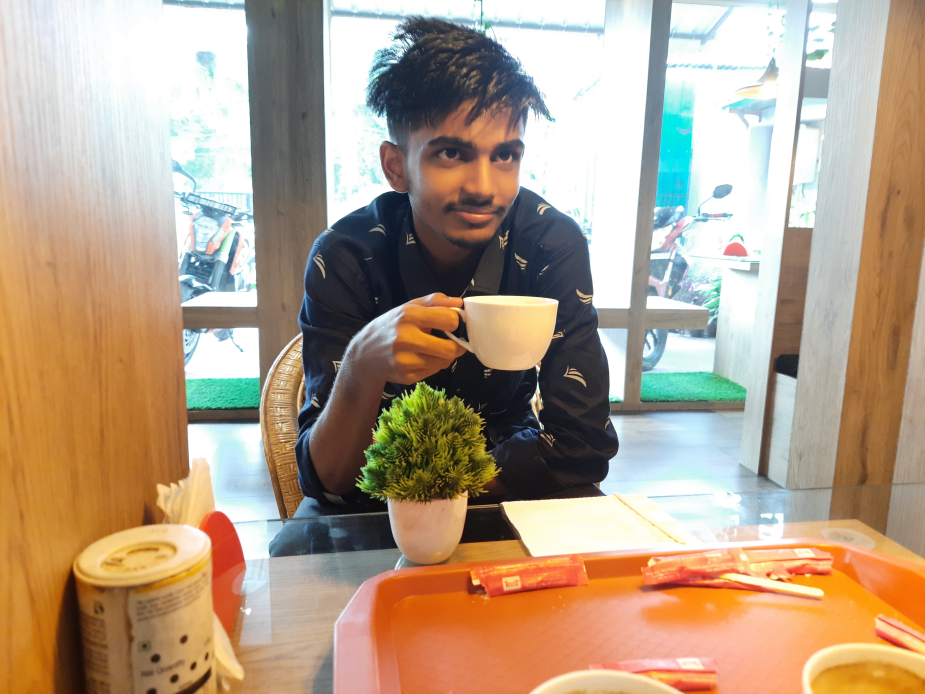
#> input picture Computer Vision/photo.jpg, 4624 x 3468 px, found by its file name (shown at 1/5 size)
$ python intensity_tranform.py
#> lines starting #> are read from the running program, lines starting #| are printed output that depends on the picture; after the words box and inside, x2 and y2 are one past the last pixel; in counts of white or black regions, pixels touching at a corner belong together
import os
import cv2
import numpy as np

# (Keep your transformation functions here: negative_transform, log_transform, etc.)


def negative_transform(image: np.ndarray) -> np.ndarray:
  return 255 - image.copy()


def log_transform(image: np.ndarray) -> np.ndarray:
  img_float = image.astype(np.float32)
  c = 255.0 / np.log(1.0 + np.max(img_float))
  log_img = c * np.log(1.0 + img_float)
  return np.clip(log_img, 0, 255).astype(np.uint8)


def power_law_transform(image: np.ndarray, gamma: float = 1.5) -> np.ndarray:
  img_float = image.astype(np.float32) / 255.0
  gamma_img = np.power(img_float, gamma) * 255.0
  return np.clip(gamma_img, 0, 255).astype(np.uint8)


def contrast_stretching(image: np.ndarray) -> np.ndarray:
  r_min = np.min(image)
  r_max = np.max(image)
  if r_max == r_min:
    return image.copy()
  stretched = (image.astype(np.float32) - r_min) * (255.0 / (r_max - r_min))
  return np.clip(stretched, 0, 255).astype(np.uint8)


def thresholding(image: np.ndarray, thresh: int = 127) -> np.ndarray:
  return np.where(image > thresh, 255, 0).astype(np.uint8)


def histogram_equalization(image: np.ndarray) -> np.ndarray:
  hist = np.zeros(256, dtype=int)
  for row in image:
    for val in row:
      hist[val] += 1
  cdf = hist.cumsum()
  cdf_min = cdf[cdf > 0][0]
  total_pixels = image.shape[0] * image.shape[1]
  lut = np.zeros(256, dtype=np.uint8)
  for i in range(256):
    if total_pixels - cdf_min == 0:
      lut[i] = i
    else:
      val = ((cdf[i] - cdf_min) / (total_pixels - cdf_min)) * 255.0
      lut[i] = np.clip(round(val), 0, 255)
  return lut[image]


if __name__ == "__main__":
  # 1. Define the output folder name
  output_folder = "outputs"

  # 2. Create the folder automatically if it doesn't exist
  os.makedirs(output_folder, exist_ok=True)

  image = cv2.imread("photo.jpg")
#> image is the input picture: shape (3468, 4624, 3); mean B, G, R 137, 159.1, 179.8

  if image is None:
    print("Error: Could not load image. Check file path.")
  else:
    gray = cv2.cvtColor(image, cv2.COLOR_BGR2GRAY)
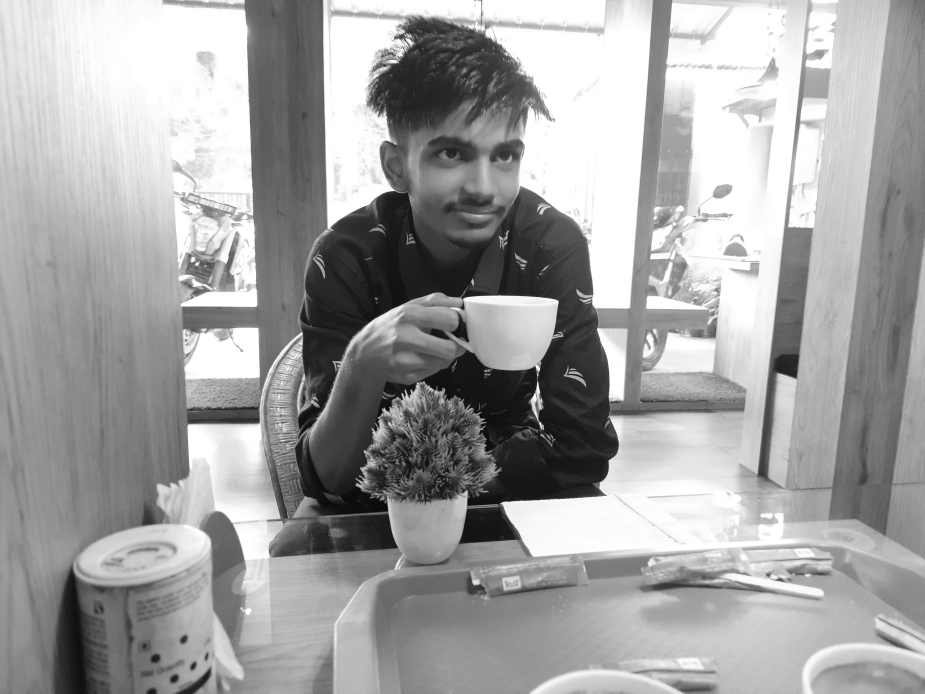
#> gray: shape (3468, 4624) (shown at 1/5 size); min 0, max 255, mean 162.8
    resized_gray = cv2.resize(gray, (600, 450))
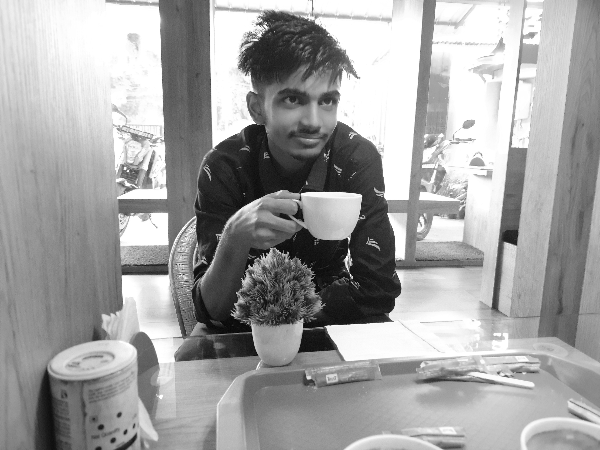
#> resized_gray: shape (450, 600); min 3, max 255, mean 162.7

    # Apply transformations
    neg = negative_transform(resized_gray)
#> in negative_transform, `return 255 - image.copy()`:
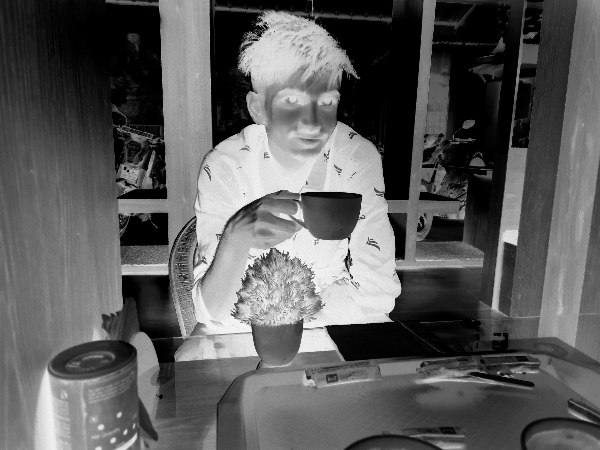
#> returned value: shape (450, 600); min 0, max 252, mean 92.3
    log_img = log_transform(resized_gray)
#> in log_transform, `c = 255.0 / np.log(1.0 + np.max(img_float))`: c = 45.99
#> in log_transform, `log_img = c * np.log(1.0 + img_float)`:
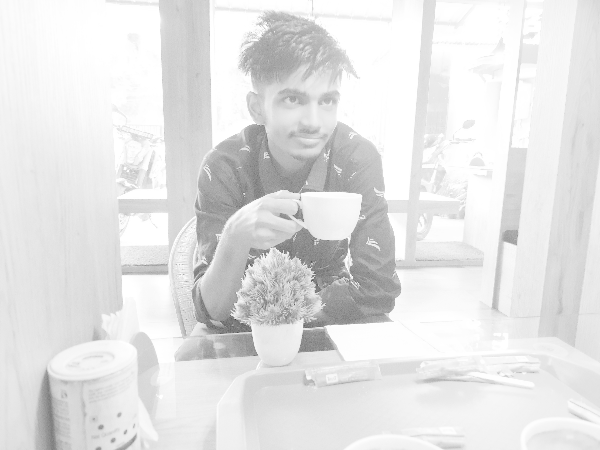
#> log_img: shape (450, 600) float32; min 63.75, max 255, mean 228.3
    gamma_img = power_law_transform(resized_gray, gamma=2.0)
#> in power_law_transform, `gamma_img = np.power(img_float, gamma) * 255.0`:
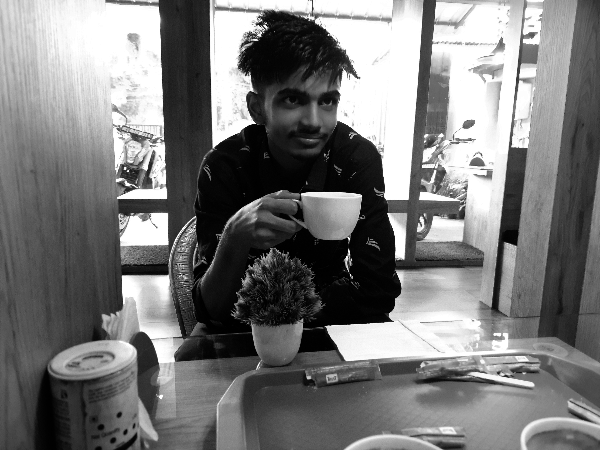
#> gamma_img: shape (450, 600) float32; min 0.0353, max 255, mean 122.2
    stretched = contrast_stretching(resized_gray)
#> in contrast_stretching, `r_min = np.min(image)`: r_min = 3
#> in contrast_stretching, `r_max = np.max(image)`: r_max = 255
    thresh = thresholding(resized_gray, thresh=120)
#> in thresholding, `return np.where(image > thresh, 255, 0).astype(np.uint8)`:
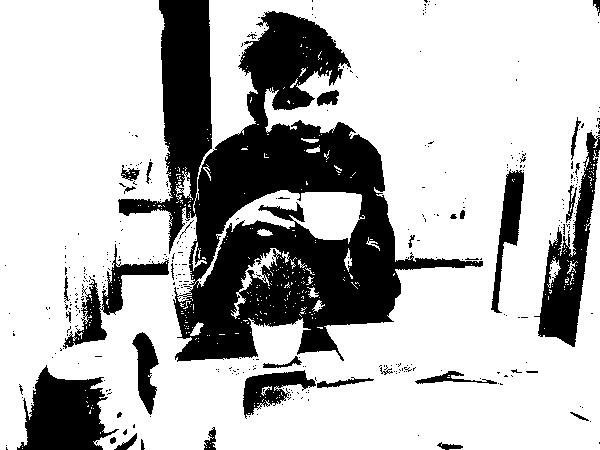
#> returned value: shape (450, 600); 73.4% white; 376 black regions (341 under 20 px), largest, box (x1, y1, x2, y2) and area: (118, 0, 483, 362) 51846, (17, 365, 119, 450) 5191, (534, 132, 600, 347) 4825
    hist_eq = histogram_equalization(resized_gray)
#> after the loop in histogram_equalization, `for row in image:`: hist = 256 values, max 28240 at index 255, min 0 at index 0, mean 1054.7
#> in histogram_equalization, `cdf = hist.cumsum()`: cdf = 256 values from 0 to 270000
#> in histogram_equalization, `cdf_min = cdf[cdf > 0][0]`: cdf_min = 1
#> the loop in histogram_equalization, `for i in range(256):` made 256 passes
#> val on passes 1 to 12: -0.000944, -0.000944, -0.000944, 0, 0, 0.00283, 0.00472, 0.00756, 0.0179, 0.0378, 0.0708, 0.124
#> after the loop in histogram_equalization, `for i in range(256):`: lut = 256 values from 0 to 255
#> in histogram_equalization, `return lut[image]`:
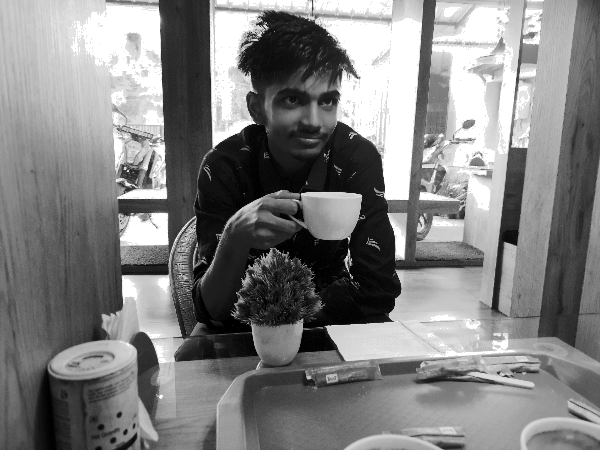
#> returned value: shape (450, 600); min 0, max 255, mean 129.4

    # 3. Save each image into the specified folder using os.path.join
    cv2.imwrite(os.path.join(output_folder, "negative.jpg"), neg)
    cv2.imwrite(os.path.join(output_folder, "log_transform.jpg"), log_img)
    cv2.imwrite(os.path.join(output_folder, "power_law.jpg"), gamma_img)
    cv2.imwrite(
        os.path.join(output_folder, "contrast_stretching.jpg"), stretched
    )
    cv2.imwrite(os.path.join(output_folder, "threshold.jpg"), thresh)
    cv2.imwrite(os.path.join(output_folder, "histogram_eq.jpg"), hist_eq)

    print(f"All images successfully saved inside the '{output_folder}' folder!")

    # Display results
    cv2.imshow("Original Grayscale", resized_gray)
    cv2.imshow("Negative / Inverse", neg)
    cv2.imshow("Log Transformation", log_img)
    cv2.imshow("Power Law (Gamma)", gamma_img)
    cv2.imshow("Contrast Stretching", stretched)
    cv2.imshow("Thresholding", thresh)
    cv2.imshow("Histogram Equalization", hist_eq)

    cv2.waitKey(0)
    cv2.destroyAllWindows()
